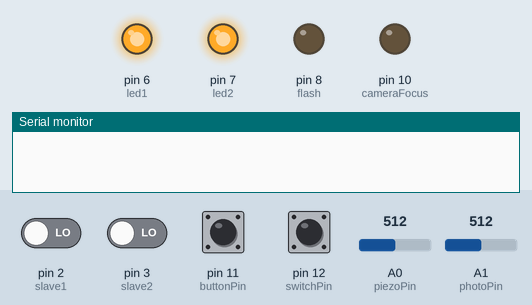
Recording of a sketch running on a simulated Arduino Uno, built with avr-gcc and run on an emulated ATmega328P. Shown: output pins drawn as LEDs (lit = HIGH), the last lines printed to the serial monitor. The inputs (shaded band) are chosen by the test bench; at power-on: pin 11 (buttonPin) HIGH, pin 2 (slave1), pin 3 (slave2), pin 12 (switchPin) LOW, A0 (piezoPin) = 512, A1 (photoPin) = 512. Pins used as bus, display or sensor lines are not drawn.

Above: at 0.1 s.
At 2.4 s:
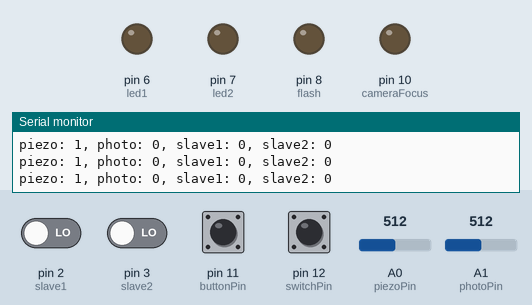
2.5 s: pin 12 (switchPin) pulled HIGH for 0.15 s
At 2.6 s:
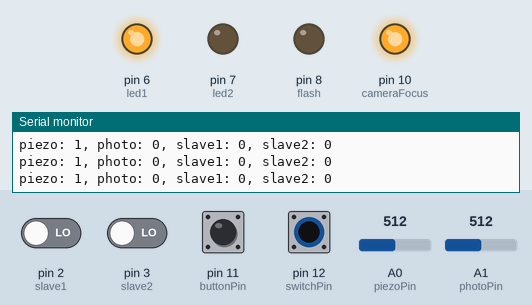
4.1 s: pin 11 (buttonPin) pulled LOW for 0.15 s
7.2 s: pin 11 (buttonPin) pulled LOW for 1 s
9.7 s: pin 2 (slave1) driven HIGH and pin 11 (buttonPin) driven LOW
12.7 s: pin 11 (buttonPin) driven HIGH
15.7 s: pin 11 (buttonPin) driven LOW
Timing chart, 0 to 18.7 s (numbered marks = the images above; inputs shaded):
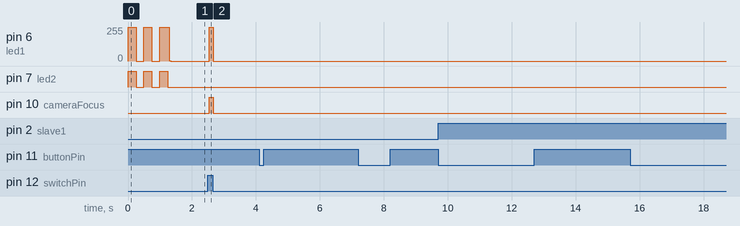

Measured:
- after the input at 2.5 s, pin 6 (led1): 0/255 → 255/255 at once, → 0/255 0.13 s later; pin 10 (cameraFocus): LOW → HIGH at once, → LOW 0.13 s later
- by itself, pin 6 (led1): alternates 255/255 for 0.27 s and 0/255 for 0.25 s, 5 changes in all, then stays 0/255

The sketch:

main.ino
```cpp
//buttons & leds
const int buttonPin = 11;
const int switchPin = 12;
const int led1 = 6;
const int led2 = 7;

int buttonState = 0;
int switchState = 0;
int led1State = HIGH;
int led2State = HIGH;
//debounce on button
long lastDebounceTime = 0;
long debounceDelay = 200;

//Piezo element
const int piezoPin = A0;
const int piezoThreshold = 1000;

int sensorPiezo = 0;
boolean piezoActive = false;
long piezoPrev = 0;

//photocell
const int photoPin = A1;
const int photoSensorMin = 0;
const int photoSensorMax = 600;

boolean photoActive = false;
long photoPrev = 0;

//potentiometer
const int potPin = A2;

int potVal = 0;

//camera
const int cameraFocus = 10;
const int cameraTrigger = 9;
const int flash = 8;

//syncing
boolean receivedNothing = true;
const int slave1 = 2;
const int slave2 = 3;

boolean slave1Active = false;
long slave1Prev = 0;
boolean slave2Active = false;
long slave2Prev = 0;
int sensorDebounceDelay = 1000;

void setup() {
  Serial.begin(9600);

  initializeComponents();
  ledOnSetup();
  //interrupt
  PCICR |= (1 << PCIE0);
  PCMSK0 |= (1 << PCINT3);
  sei();
}

void loop() {
  readPiezo();
  readPhoto();
  checkSwitch();

  Serial.print("piezo: ");
  Serial.print(piezoActive);
  Serial.print(", photo: ");
  Serial.print(photoActive);
  Serial.print(", slave1: ");
  Serial.print(slave1Active);
  Serial.print(", slave2: ");
  Serial.println(slave2Active);

  if (digitalRead(slave1) == HIGH) {
    slave1Active = true;
    slave1Prev = millis();
  }
  if (digitalRead(slave2) == HIGH) {
    slave2Active = true;
    slave2Prev = millis();
  }
  if (millis() - slave1Prev > sensorDebounceDelay ) {
    slave1Active = false;
  }
  if (millis() - slave2Prev > sensorDebounceDelay ) {
    slave2Active = false;
  }
  if (digitalRead(slave1) && digitalRead(slave2) && piezoActive && photoActive) {
    triggerCamera();
  }
  //triggerCamera();
  //readPhoto();
  //readPot();
  //readPiezo();
  //checkSwitch();
  //delay(3000);
}

void triggerCamera() {
  digitalWrite(cameraTrigger, HIGH);
  delay(5);
  digitalWrite(cameraTrigger, LOW);
  Serial.println("FOTO");
}

volatile int lastButtonState;
ISR(PCINT0_vect) {
  int x = (PINB >> PINB3) & 0x1;
  if (x != lastButtonState) {
    if ((millis() - lastDebounceTime) > debounceDelay) {
      triggerCamera();
      digitalWrite(led2, not led2State);
      delay(200);
      digitalWrite(led2, led2State);
      lastDebounceTime = millis();
    }
    lastButtonState = x;
  }
}

void readPhoto() {
  int sensorPhoto = analogRead(photoPin);
  int rangePhoto = map(sensorPhoto, photoSensorMin, photoSensorMax, 0, 3);
  //Serial.println(rangePhoto);
  switch (rangePhoto) {
    case 0:
      //Serial.println("dark");
      if (millis() - photoPrev > sensorDebounceDelay)
        photoActive = false;
      break;
    case 1:
      //Serial.println("dim");
      if (millis() - photoPrev > sensorDebounceDelay)
        photoActive = false;
      break;
    case 2:
      //Serial.println("medium");
      if (millis() - photoPrev > sensorDebounceDelay)
        photoActive = false;
      break;
    case 3:
      //Serial.println("bright");
      if (millis() - photoPrev > sensorDebounceDelay)
        photoActive = true;
      photoPrev = millis();
      break;
  }
}

void readPiezo() {
  sensorPiezo = analogRead(piezoPin);
  //Serial.println(sensorPiezo);

  if (sensorPiezo <= piezoThreshold) {
    piezoActive = true;
    piezoPrev = millis();
    led1State = !led1State;
    digitalWrite(led1, led1State);
    //Serial.println("Knock");
  } else {
    if (millis() - piezoPrev > sensorDebounceDelay) {
      piezoActive = false;
    }
  }
}

void checkSwitch() {
  switchState = digitalRead(switchPin);
  if (switchState == HIGH) {
    led1State = HIGH;
    digitalWrite(led1, led1State);
    //Serial.println("switch is HIGH");
    digitalWrite(cameraFocus, HIGH);
  }
  else {
    //Serial.println("switch is LOW");
    led1State = LOW;
    digitalWrite(led1, led1State);
    digitalWrite(cameraFocus, LOW);
  }
}

void hit() {
  buttonState = !buttonState;
  Serial.print("pressed");
}

void readPot() {
  potVal = analogRead(potPin);
  Serial.println(potVal);
  led2State = !led2State;
  digitalWrite(led2, led2State);
  delay(potVal);
}

void initializeComponents() {
  pinMode(buttonPin, INPUT_PULLUP);
  pinMode(switchPin, INPUT);
  pinMode(led1, OUTPUT);
  pinMode(led2, OUTPUT);
  pinMode(cameraFocus, OUTPUT);
  pinMode(cameraTrigger, OUTPUT);
  pinMode(flash, OUTPUT);
  pinMode(slave1, INPUT);
  pinMode(slave2, INPUT);
}

void ledOnSetup() {
  digitalWrite(led1, led1State);
  digitalWrite(led2, led2State);
  delay(250);
  digitalWrite(led1, !led1State);
  digitalWrite(led2, !led2State);
  delay(250);
  digitalWrite(led1, led1State);
  digitalWrite(led2, led2State);
  delay(250);
  digitalWrite(led1, !led1State);
  digitalWrite(led2, !led2State);
  delay(250);
  digitalWrite(led1, led1State);
  digitalWrite(led2, led2State);
  delay(250);
  led1State = LOW;
  led2State = LOW;
  digitalWrite(led1, led1State);
  digitalWrite(led2, led2State);
}
```
